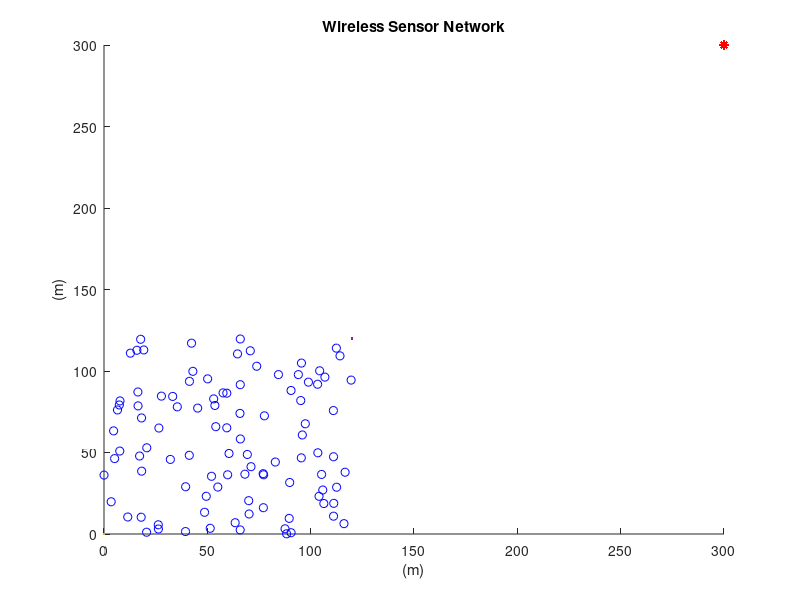
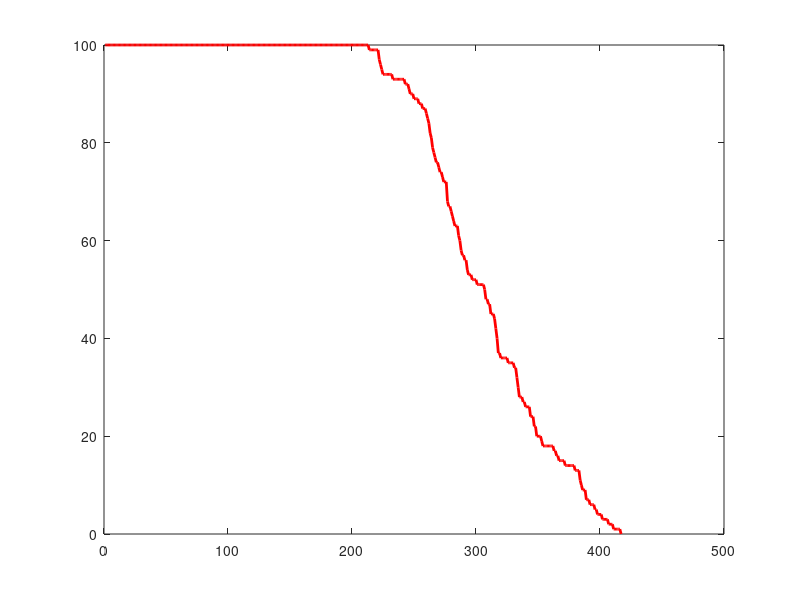

Recreate these plots in MATLAB, in order. (Note: this script raises an error after producing the figures.)
close all;
clear;
clc;
%%%%%%%%%%%%%%%%%%%% Network Establishment Parameters %%%%%%%%%%%%%%%%%%%%
%%% Area of Operation %%%
% Field Dimensions in meters %
xm=120;
ym=120;
x=0; % added for better display results of the plot
y=0; % added for better display results of the plot
% Number of Nodes in the field %
n=100;
% Number of Dead Nodes in the beggining %
dead_nodes=0;
% Coordinates of the Sink (location is predetermined in this simulation) %
sinkx=300;
sinky=300;
%%% Energy Values %%%
% Initial Energy of a Node (in Joules) % 
Eo=1; % units in Joules
% Energy required to run circuity (both for transmitter and receiver) %
Eelec=50*10^(-9); % units in Joules/bit
ETx=50*10^(-9); % units in Joules/bit
ERx=50*10^(-9); % units in Joules/bit
% Transmit Amplifier Types %
Eamp=100*10^(-12); % units in Joules/bit/m^2 (amount of energy spent by the amplifier to transmit the bits)
% Data Aggregation Energy %
EDA=5*10^(-9); % units in Joules/bit
% Size of data package %
k=4000; % units in bits
% Suggested percentage of cluster head %
p=0.05; % a 5 percent of the total amount of nodes used in the network is proposed to give good results
% Number of Clusters %
No=p*n; 
% Round of Operation %
rnd=0;
% Current Number of operating Nodes %
operating_nodes=n;
transmissions=0;
temp_val=0;
flag1stdead=0;
%%%%%%%%%%%%%%%%%%%%%%%%%%% End of Parameters %%%%%%%%%%%%%%%%%%%%%%%%%%%%
            %%% Creation of the Wireless Sensor Network %%%
% Plotting the WSN %
for i=1:n
    
    SN(i).id=i;	% sensor's ID number
    SN(i).x=rand(1,1)*xm;	% X-axis coordinates of sensor node
    SN(i).y=rand(1,1)*ym;	% Y-axis coordinates of sensor node
    SN(i).E=Eo;     % nodes energy levels (initially set to be equal to "Eo"
    SN(i).role=0;   % node acts as normal if the value is '0', if elected as a cluster head it  gets the value '1' (initially all nodes are normal)
    SN(i).cluster=0;	% the cluster which a node belongs to
    SN(i).cond=1;	% States the current condition of the node. when the node is operational its value is =1 and when dead =0
    SN(i).rop=0;	% number of rounds node was operational
    SN(i).rleft=0;  % rounds left for node to become available for Cluster Head election
    SN(i).dtch=0;	% nodes distance from the cluster head of the cluster in which he belongs
    SN(i).dts=0;    % nodes distance from the sink
    SN(i).tel=0;	% states how many times the node was elected as a Cluster Head
    SN(i).rn=0;     % round node got elected as cluster head
    SN(i).chid=0;   % node ID of the cluster head which the "i" normal node belongs to
    
    hold on;
    figure(1)
    plot(x,y,xm,ym,SN(i).x,SN(i).y,'ob',sinkx,sinky,'*r');
    title 'Wireless Sensor Network';
    xlabel '(m)';
    ylabel '(m)';
    
end
first_dead = -1;
middle_dead = -1;
last_dead = -1;
                      %%%%%% Set-Up Phase %%%%%% 
remaining_energy=[];                      
total_energy = [];    
energy_per_round=[];
while operating_nodes>0
        
    % Displays Current Round %     
    rnd     
	% Threshold Value %
	t=(p/(1-p*(mod(rnd,1/p))));
    
    % Re-election Value %
    tleft=mod(rnd,1/p);
 
	% Reseting Previous Amount Of Cluster Heads In the Network %
	CLheads=0;
    
    % Reseting Previous Amount Of Energy Consumed In the Network on the Previous Round %
    energy=0;
 
        
        
% Cluster Heads Election %
    
        for i=1:n
            SN(i).cluster=0;    % reseting cluster in which the node belongs to
            SN(i).role=0;       % reseting node role
            SN(i).chid=0;       % reseting cluster head id
            if SN(i).rleft>0
               SN(i).rleft=SN(i).rleft-1;
            end
            if (SN(i).E>0) && (SN(i).rleft==0)
                generate=rand;	
                    if generate< t
                    SN(i).role=1;	% assigns the node role of acluster head
                    SN(i).rn=rnd;	% Assigns the round that the cluster head was elected to the data table
                    SN(i).tel=SN(i).tel + 1;   
                    SN(i).rleft=1/p-tleft;    % rounds for which the node will be unable to become a CH
                    SN(i).dts=sqrt((sinkx-SN(i).x)^2 + (sinky-SN(i).y)^2); % calculates the distance between the sink and the cluster hea
                    CLheads=CLheads+1;	% sum of cluster heads that have been elected 
                    SN(i).cluster=CLheads; % cluster of which the node got elected to be cluster head
                    CL(CLheads).x=SN(i).x; % X-axis coordinates of elected cluster head
                    CL(CLheads).y=SN(i).y; % Y-axis coordinates of elected cluster head
                    CL(CLheads).id=i; % Assigns the node ID of the newly elected cluster head to an array
                    end
        
            end
        end
        
	% Fixing the size of "CL" array %
	CL=CL(1:CLheads);
  
    
    
    
% Grouping the Nodes into Clusters & caclulating the distance between node and cluster head %
     
       for i=1:n
        if  (SN(i).role==0) && (SN(i).E>0) && (CLheads>0) % if node is normal
            for m=1:CLheads
            d(m)=sqrt((CL(m).x-SN(i).x)^2 + (CL(m).y-SN(i).y)^2);
            % we calculate the distance 'd' between the sensor node that is
            % transmitting and the cluster head that is receiving with the following equation+ 
            % d=sqrt((x2-x1)^2 + (y2-y1)^2) where x2 and y2 the coordinates of
            % the cluster head and x1 and y1 the coordinates of the transmitting node
            end
        d=d(1:CLheads); % fixing the size of "d" array
        [M,I]=min(d(:)); % finds the minimum distance of node to CH
        [Row, Col] = ind2sub(size(d),I); % displays the Cluster Number in which this node belongs too
        SN(i).cluster=Col; % assigns node to the cluster
        SN(i).dtch= d(Col); % assigns the distance of node to CH
        SN(i).chid=CL(Col).id;
        end
       end
       
        
       
                           % Energy Dissipation for normal nodes %
for i = 1:n
   if (SN(i).cond == 1) && (SN(i).role == 0) && (CLheads > 0)
   	if SN(i).E > 0
        ETx = Eelec * k + Eamp * k * SN(i).dtch^2;
        SN(i).E = SN(i).E - ETx;
        energy = energy + ETx;
        
        % Dissipation for cluster head during reception
        if SN(SN(i).chid).E > 0 && SN(SN(i).chid).cond == 1 && SN(SN(i).chid).role == 1
            ERx = (Eelec + EDA) * k;
            energy = energy + ERx;
            SN(SN(i).chid).E = SN(SN(i).chid).E - ERx;
            if SN(SN(i).chid).E <= 0  % if cluster head's energy depletes with reception
                SN(SN(i).chid).cond = 0;
                SN(SN(i).chid).rop = rnd;
                dead_nodes = dead_nodes + 1;
                operating_nodes = operating_nodes - 1;
            end
        end
    end
    
    if SN(i).E <= 0       % if node's energy depletes with transmission
        dead_nodes = dead_nodes + 1;
        operating_nodes = operating_nodes - 1;
        SN(i).cond = 0;
        SN(i).chid = 0;
        SN(i).rop = rnd;
    end 
  end
end            

% Energy Dissipation for cluster head nodes %
for i = 1:n
    if (SN(i).cond == 1) && (SN(i).role == 1)
        if SN(i).E > 0
            ETx = (Eelec + EDA) * k + Eamp * k * SN(i).dts^2;
            SN(i).E = SN(i).E - ETx;
            energy = energy + ETx;
        end
        if SN(i).E <= 0     % if cluster head's energy depletes with transmission
            dead_nodes = dead_nodes + 1;
            operating_nodes = operating_nodes - 1;
            SN(i).cond = 0;
            SN(i).rop = rnd;
        end
    end
end

if operating_nodes < n && temp_val == 0
    temp_val = 1;
    flag1stdead = rnd;
end
if rnd>=1
remaining_energy(rnd) = sum([SN([SN.cond] == 1).E]);
end
% Display Number of Cluster Heads of this round %
%CLheads;
if rnd == 1
    total_energy(rnd) = energy;
elseif rnd >= 2
    total_energy(rnd) = total_energy(rnd - 1) + energy; % accumulate energy
end
if rnd == 1
    energy_per_round(rnd) = energy;
elseif rnd >= 2
    energy_per_round(rnd) = energy; % accumulate energy
end
transmissions = transmissions + 1;
if CLheads == 0
    transmissions = transmissions - 1;
end
% Lưu trữ vòng chết của nút đầu tiên, giữa và cuối cùng
if first_dead == -1 && dead_nodes > 0
        first_dead = rnd;
end
if middle_dead == -1 && dead_nodes >= 50
        middle_dead = rnd;
end
if last_dead == -1 && dead_nodes == 100
        last_dead = rnd;
end
% Next Round %
rnd = rnd + 1;

tr(transmissions) = operating_nodes;
op(rnd) = operating_nodes;

if energy > 0
    nrg(transmissions) = energy;
end

end

sum = 0;
for i = 1:flag1stdead
    sum = nrg(i) + sum;
end
temp1 = sum / flag1stdead;
temp2 = temp1 / n;
for i = 1:flag1stdead
    avg_node(i) = temp2;
end

% Plotting Simulation Results "Operating Nodes per Round" %
figure(2)
plot(1:rnd, op(1:rnd), '-r', 'LineWidth', 2);

% Transpose the data to write in vertical format
T = table((1:rnd)', op(1:rnd)');
writetable(T, 'leach.txt')

title({'LEACH'; 'Operating Nodes per Round'});
xlabel('Rounds');
ylabel('Operational Nodes');
hold on;

% Plotting Simulation Results  %
figure(3)
plot(1:transmissions, tr(1:transmissions), '-r', 'Linewidth', 2);
title({'LEACH'; 'Operational Nodes per Transmission';});
xlabel 'Transmissions';
ylabel 'Operational Nodes';
hold on;

% Plotting Simulation Results  %
figure(4)
plot(1:flag1stdead, nrg(1:flag1stdead), '-r', 'Linewidth', 2);
title({'LEACH'; 'Energy consumed per Transmission';});
xlabel 'Transmission';
ylabel 'Energy ( J )';
hold on;

% Plotting Simulation Results  %
figure(5)
plot(1:flag1stdead, avg_node(1:flag1stdead), '-r', 'Linewidth', 2);
title({'LEACH'; 'Average Energy consumed by a Node per Transmission';});
xlabel 'Transmissions';
ylabel 'Energy ( J )';
hold on;

figure(6)
plot(1:rnd-1, total_energy(1:rnd-1), '-r', 'LineWidth', 2);
A = table((1:rnd-1)', total_energy(1:rnd-1)');
writetable(A, 'Leach_total_energy.txt')
title({'LEACH'; 'Total Energy used by all Active Nodes per Round'});
xlabel('Rounds');
ylabel('Total Energy ( J )');
hold on;

% Plotting total remaining energy of all active nodes per round
figure(7)
plot(1:rnd-1, remaining_energy(1:rnd-1), '-b', 'LineWidth', 2);
B = table((1:rnd-1)', remaining_energy(1:rnd-1)');
writetable(B, 'Leach_remain_energy.txt')
title({'LEACH'; 'Total Remaining Energy of All Active Nodes per Round'});
xlabel('Rounds');
ylabel('Total Remaining Energy ( J )');
hold on;
figure(8)
plot(1:rnd-1,energy_per_round(1:rnd-1),'-b','Linewidth',2);
C = table((1:rnd-1)', energy_per_round(1:rnd-1)');
writetable(C, 'Leach_energy_per_round.txt')
title ({'PEGASIS'; ' Energy per round All Nodes per Transmission';})
xlabel 'Transmissions';
ylabel 'Total Energy ( J )';
hold on;
disp(['Vòng mà nút đầu tiên chết: ', num2str(first_dead)]);
disp(['Vòng mà nút giữa chết: ', num2str(middle_dead)]);
disp(['Vòng mà nút cuối cùng chết: ', num2str(last_dead)]);
  